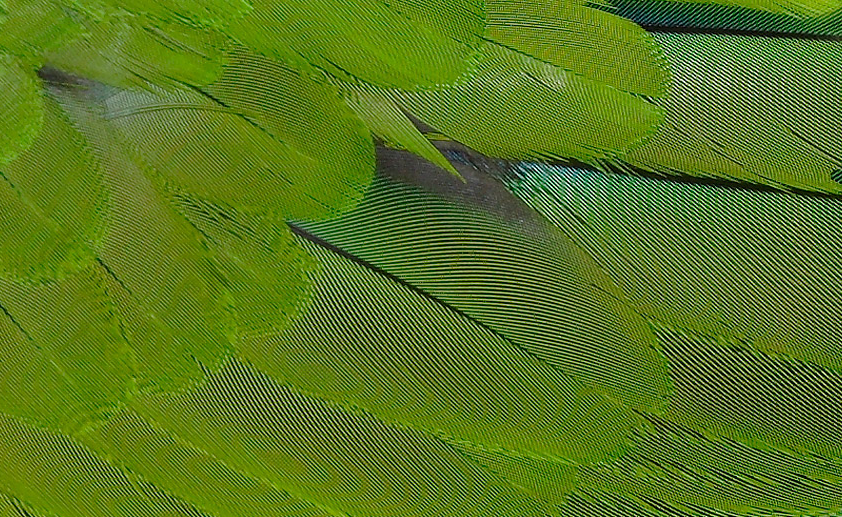
#> input picture Giữa kì XLA/plumage.png, 842 x 517 px
$ python bai1.py
#> lines starting #> are read from the running program, lines starting #| are printed output that depends on the picture
import cv2
import numpy as np
from matplotlib import pyplot as plt
import time

# Đọc ảnh đầu vào
I = cv2.imread("plumage.png", 0)
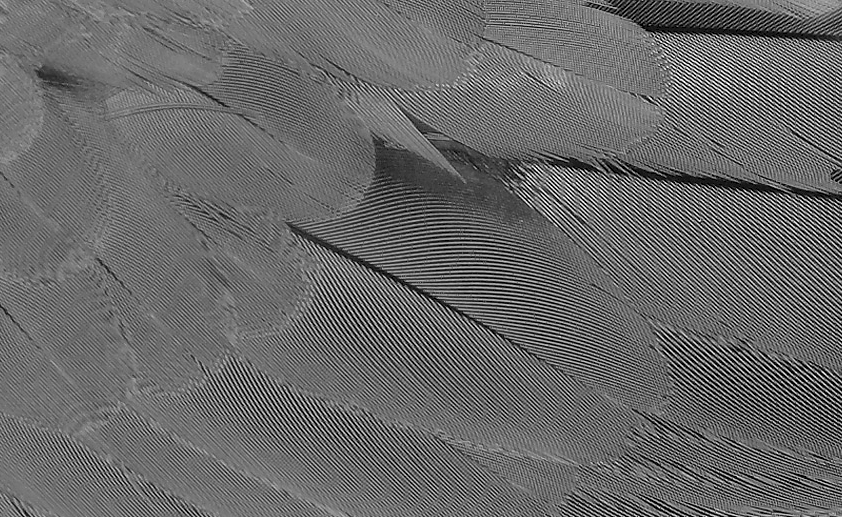
#> I: shape (517, 842); min 0, max 255, mean 104.9

# Kernel h
h = np.array([[1, 2, 4, 2, 1]]) / 10
h_phay = np.transpose(h)

# Kernel H
H = np.array([[1, 2, 4, 1, 2], [2, 4, 8, 4, 2], [4, 8, 16, 8, 4], [2, 4, 8, 4, 2], [1, 2, 4, 2, 1]]) / 100

# câu a
I1 = cv2.filter2D(I, -1, h)
I2 = cv2.filter2D(I1, -1, h_phay)
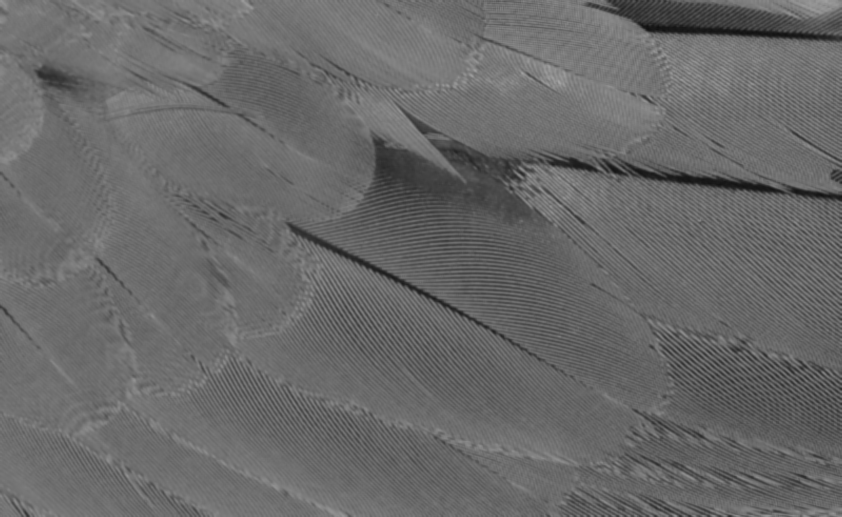
#> I2: shape (517, 842); min 16, max 166, mean 105

# câu b
I3 = cv2.filter2D(I, -1, H)

# Biến đổi Fourier của ảnh
f_img = np.fft.fft2(I)
f_img_shifted = np.fft.fftshift(f_img)

# Tính phổ biên độ
magnitude_spectrum = 20 * np.log(np.abs(f_img_shifted))
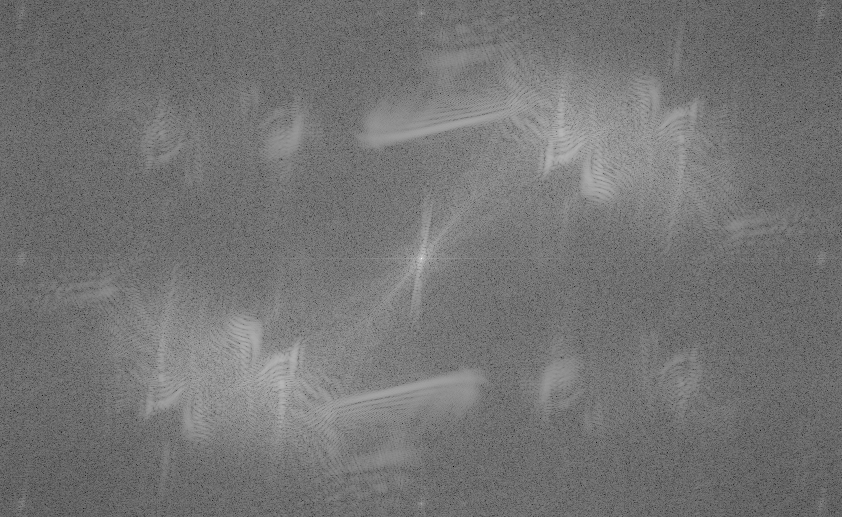
#> magnitude_spectrum: shape (517, 842) float64; min 33.9, max 352.7, mean 179.4; drawn with min black and max white

# Lấy kích thước của ảnh
rows, cols = I.shape
#> rows = 517; cols = 842

# Tính tần số u, v
u = np.fft.fftfreq(rows)
v = np.fft.fftfreq(cols)

# Vẽ phổ biên độ
plt.subplot(2, 2, 1), plt.imshow(I, cmap='gray')
plt.title('I'), plt.xticks([]), plt.yticks([])
plt.subplot(2, 2, 2), plt.imshow(I1, cmap='gray')
plt.title('I1'), plt.xticks([]), plt.yticks([])
plt.subplot(2, 2, 3), plt.imshow(I2, cmap='gray')
plt.title('I2'), plt.xticks([]), plt.yticks([])
plt.subplot(2, 2, 4), plt.imshow(I3, cmap='gray')
plt.title('I3'), plt.xticks([]), plt.yticks([])

# Vẽ phổ biên độ
plt.figure()
plt.imshow(magnitude_spectrum, cmap='gray')
plt.title('Magnitude Spectrum')
plt.xlabel('u')
plt.ylabel('v')
plt.xticks([0, cols], [-0.5, 0.5])
plt.yticks([0, rows], [-0.5, 0.5])
plt.colorbar()
plt.show()
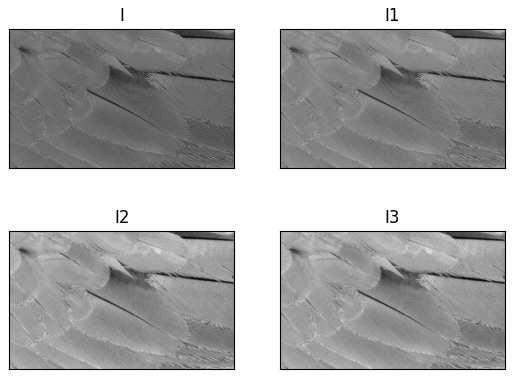
#> figure drawn by matplotlib, 4 panels
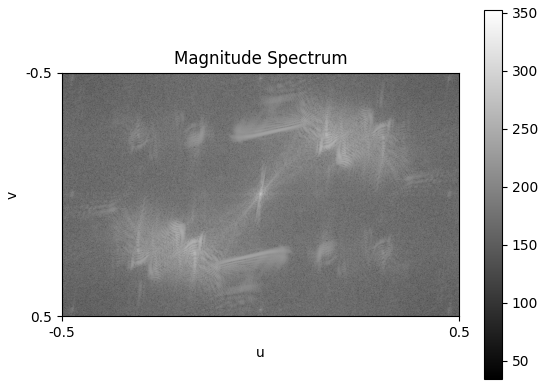
#> figure drawn by matplotlib, 2 panels

$ run again, with Giữa kì XLA/image.png copied over Giữa kì XLA/plumage.png
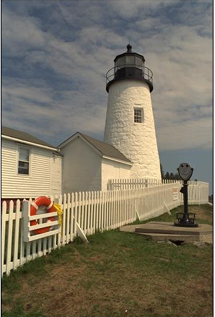
#> input picture Giữa kì XLA/image.png, 215 x 317 px
#> `magnitude_spectrum = 20 * np.log(np.abs(f_img_shifted))`:
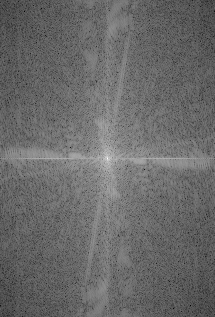
#> magnitude_spectrum: shape (317, 215) float64; min 32.43, max 317.7, mean 151; drawn with min black and max white
#> `plt.show()`:
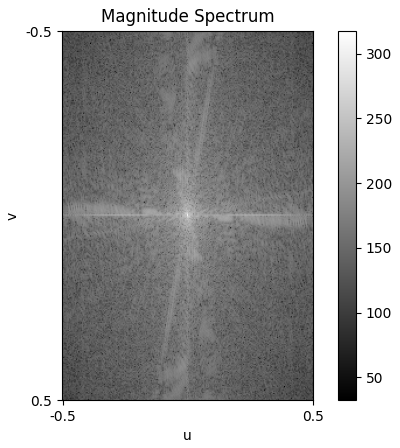
#> figure drawn by matplotlib, 2 panels
